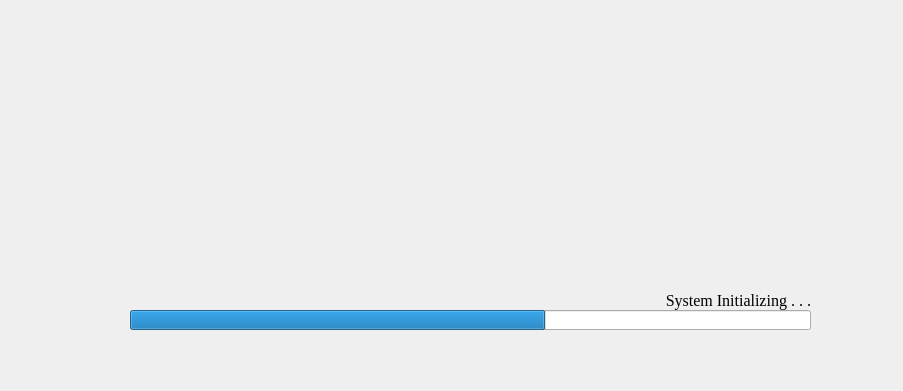
<?xml version="1.0" encoding="UTF-8"?>
<ui version="4.0">
 <class>Welcome</class>
 <widget class="QDialog" name="Welcome">
  <property name="geometry">
   <rect>
    <x>0</x>
    <y>0</y>
    <width>903</width>
    <height>391</height>
   </rect>
  </property>
  <property name="minimumSize">
   <size>
    <width>0</width>
    <height>0</height>
   </size>
  </property>
  <property name="maximumSize">
   <size>
    <width>167775</width>
    <height>167775</height>
   </size>
  </property>
  <property name="font">
   <font>
    <family>Times New Roman</family>
    <pointsize>8</pointsize>
   </font>
  </property>
  <property name="windowTitle">
   <string>Welcome</string>
  </property>
  <property name="autoFillBackground">
   <bool>true</bool>
  </property>
  <widget class="QLabel" name="label">
   <property name="geometry">
    <rect>
     <x>130</x>
     <y>70</y>
     <width>681</width>
     <height>261</height>
    </rect>
   </property>
   <property name="maximumSize">
    <size>
     <width>1677216</width>
     <height>16777215</height>
    </size>
   </property>
   <property name="text">
    <string/>
   </property>
   <property name="pixmap">
    <pixmap resource="load.qrc">:/newPrefix/pic/LOADPAGE.png</pixmap>
   </property>
   <property name="scaledContents">
    <bool>true</bool>
   </property>
  </widget>
  <widget class="QProgressBar" name="progressBarLoad">
   <property name="geometry">
    <rect>
     <x>130</x>
     <y>310</y>
     <width>681</width>
     <height>20</height>
    </rect>
   </property>
   <property name="value">
    <number>61</number>
   </property>
   <property name="textVisible">
    <bool>false</bool>
   </property>
   <property name="invertedAppearance">
    <bool>false</bool>
   </property>
  </widget>
  <widget class="QLabel" name="labelinfo">
   <property name="geometry">
    <rect>
     <x>520</x>
     <y>290</y>
     <width>291</width>
     <height>20</height>
    </rect>
   </property>
   <property name="font">
    <font>
     <family>Times New Roman</family>
     <pointsize>12</pointsize>
     <italic>false</italic>
    </font>
   </property>
   <property name="layoutDirection">
    <enum>Qt::LeftToRight</enum>
   </property>
   <property name="text">
    <string>System Initializing . . .</string>
   </property>
   <property name="alignment">
    <set>Qt::AlignRight|Qt::AlignTrailing|Qt::AlignVCenter</set>
   </property>
  </widget>
 </widget>
 <resources>
  <include location="load.qrc"/>
 </resources>
 <connections/>
</ui>
